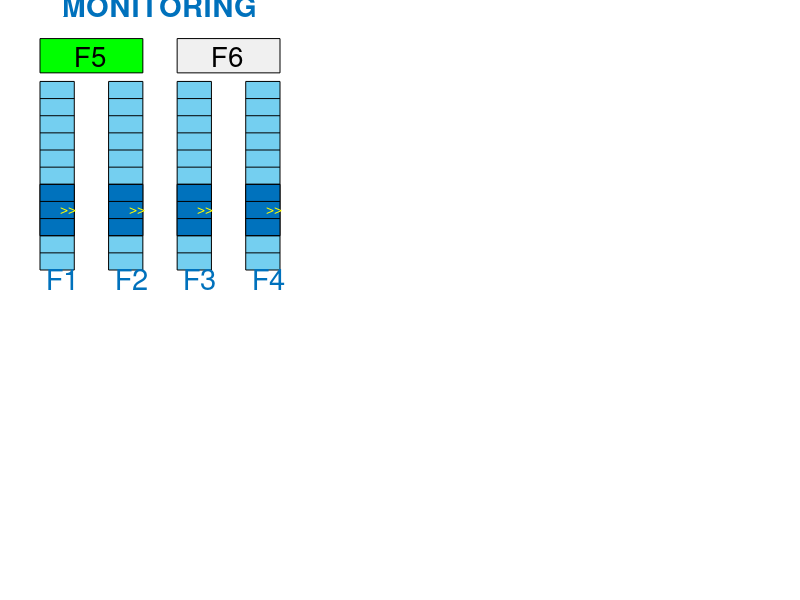

Reproduce this figure in MATLAB. (Note: this script raises an error after producing the figure.)
function Init_SYSMON
global MATB_DATA

subplot('Position',[0.05,0.5+0.05,0.30,0.4])
% set(gca, 'DrawMode','fast'); % 'normal' is the default axes value

ColorBar2=[116/256 208/256 241/256];
Colorbar=[0 0.4470 0.7410];

fill([1 1 2 2],[0 11 11 0],ColorBar2); hold on
fill([3 3 4 4],[0 11 11 0],ColorBar2);
fill([5 5 6 6],[0 11 11 0],ColorBar2);
fill([7 7 8 8],[0 11 11 0],ColorBar2);

ylim([0 14])
axis off

MATB_DATA.SYSMON.Alarm(1)=fill([1 1 2 2],[2 5 5 2],Colorbar); hold on
MATB_DATA.SYSMON.Alarm(2)=fill([3 3 4 4],[2 5 5 2],Colorbar);
MATB_DATA.SYSMON.Alarm(3)=fill([5 5 6 6],[2 5 5 2],Colorbar);
MATB_DATA.SYSMON.Alarm(4)=fill([7 7 8 8],[2 5 5 2],Colorbar);

MATB_DATA.SYSMON.PointeurAlarm(1)=text(1.6,3.5,'>>','color',[1 1 0],'fontsize',10);
MATB_DATA.SYSMON.PointeurAlarm(2)=text(3.6,3.5,'>>','color',[1 1 0],'fontsize',10);
MATB_DATA.SYSMON.PointeurAlarm(3)=text(5.6,3.5,'>>','color',[1 1 0],'fontsize',10);
MATB_DATA.SYSMON.PointeurAlarm(4)=text(7.6,3.5,'>>','color',[1 1 0],'fontsize',10);

tit = title('MONITORING','fontsize',21,'color',Colorbar);

for i=1:10
    plot([1 2],[i i],'k')
    plot([3 4],[i i],'k')
    plot([5 6],[i i],'k')
    plot([7 8],[i i],'k')
end

MATB_DATA.SYSMON.Alarm(5)=fill([1 1 4 4],[12 14 14 12]-0.5,'g'); tF5=text(2,13-0.5,'F5','Fontsize',20);
MATB_DATA.SYSMON.Alarm(6)=fill([5 5 8 8],[12 14 14 12]-0.5,[.94 .94 .94]); tF6=text(6,13-0.5,'F6','Fontsize',20);
% pause(0.1)
% [MATB_DATA]=Button_SYSMON(MATB_DATA);

te(1)=text(1.2,-0.5,'F1','fontsize',21,'color',Colorbar);
te(2)=text(3.2,-0.5,'F2','fontsize',21,'color',Colorbar);
te(3)=text(5.2,-0.5,'F3','fontsize',21,'color',Colorbar);
te(4)=text(7.2,-0.5,'F4','fontsize',21,'color',Colorbar);

if MATB_DATA.Param.Retro
    set( get(gca,'children'), 'linewidth', 4)
    set(tit,'fontsize',30,'FontSmoothing','off');
    set([tF5 tF6 te],'fontsize',30,'FontSmoothing','off');
    set(te,'fontsize',25,'FontSmoothing','off');
    
    set(MATB_DATA.SYSMON.PointeurAlarm,'fontsize',21);
    
    MATB_DATA.SYSMON.PointeurAlarm(1).Position(1) = MATB_DATA.SYSMON.PointeurAlarm(1).Position(1) -0.4;
    MATB_DATA.SYSMON.PointeurAlarm(2).Position(1) = MATB_DATA.SYSMON.PointeurAlarm(2).Position(1) -0.4;
    MATB_DATA.SYSMON.PointeurAlarm(3).Position(1) = MATB_DATA.SYSMON.PointeurAlarm(3).Position(1) -0.4;
    MATB_DATA.SYSMON.PointeurAlarm(4).Position(1) = MATB_DATA.SYSMON.PointeurAlarm(4).Position(1) -0.4;
end

faulty_al=zeros(6,3); % Etat 0:Ok 1:faulty / Valeur(F1F4) 1:haut -1 bas / GetsActivation
MATB_DATA.SYSMON.EtatAlarm=faulty_al;


